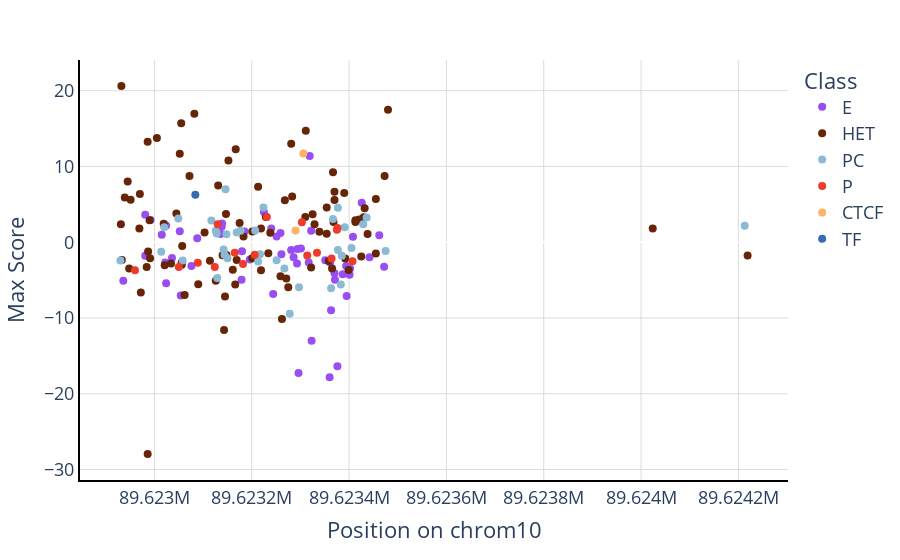

Notebook code cell kept with this figure:
### Code cell
fig = px.scatter(max_scores, x="Position on chrom10", y="Max Score", color="Class", 
                 color_discrete_sequence = max_scores["Color"].unique(), hover_data=max_scores.columns)
viz.white_bg(fig)
fig.update_traces(marker={'size': 8})
fig.update_layout(font=dict(size=18))
fig.write_html("max_v_pos.html")
fig.show()

### Figure 1 — Plotly figure (JSON) as saved in the notebook; plotly's stock layout.template omitted (floating-point values rounded to 4 significant figures; data arrays with more than 128 entries replaced by an {"elided": "..."} marker saying what was removed)
{"data": [{"customdata": {"elided": "53x14 mixed values"}, "hovertemplate": "Class=%{customdata[7]}<br>Position on chrom10=%{customdata[13]}<br>Max Score=%{customdata[4]}<br>Alteration=%{customdata[0]}<br>Breast Cancer Case Alleles=%{customdata[1]}<br>Control Alleles=%{customdata[2]}<br>Classification=%{customdata[3]}<br>Sequence Name=%{customdata[5]}<br>Sequence Index=%{customdata[6]}<br>Color=%{customdata[8]}<br>Function=%{customdata[9]}<br>Disease Impact Score=%{customdata[10]}<br>Odds Ratio=%{customdata[11]}<br>Case/Control=%{customdata[12]}<extra></extra>", "legendgroup": "E", "marker": {"color": "#984ef3", "size": 8, "symbol": "circle"}, "mode": "markers", "name": "E", "orientation": "v", "showlegend": true, "type": "scatter", "x": [89623251, 89623296, 89623462, 89623076, 89623442, 89623319, 89623036, 89623052, 89622981, 89623363, 89623408, 89623395, 89623261, 89623401, 89623185, 89623387, 89623196, 89623139, 89623240, 89623136, 89623225, 89623088, 89623024, 89623351, 89622992, 89623024, 89623259, 89623015, 89623323, 89623294, 89623281, 89623402, 89623426, 89623180, 89623022, 89623376, 89623293, 89623286, 89623361, 89623360, 89623371, 89622981, 89623472, 89623179, 89623301, 89623054, 89623317, 89622936, 89623138, 89623370, 89623244, 89623322, 89623394], "xaxis": "x", "y": [0.7516, -17.25, 0.9171, -3.131, -1.985, 11.38, -2.086, 1.444, 3.612, -8.972, 0.7239, -7.106, -1.59, -4.291, 1.413, -4.238, -2.285, 2.464, 1.813, 1.083, 3.999, 0.5193, -5.414, -2.39, 2.935, 2.192, 1.227, 0.9734, -13.0, -0.9103, -1.025, -3.483, 5.215, -1.202, -2.684, -16.36, -2.815, -1.98, -2.691, -17.83, -4.957, -1.789, -3.235, -4.941, -0.8419, -7.03, -2.668, -5.093, 2.037, -4.101, -6.826, 1.515, -3.146], "yaxis": "y"}, {"customdata": {"elided": "91x14 mixed values"}, "hovertemplate": "Class=%{customdata[7]}<br>Position on chrom10=%{customdata[13]}<br>Max Score=%{customdata[4]}<br>Alteration=%{customdata[0]}<br>Breast Cancer Case Alleles=%{customdata[1]}<br>Control Alleles=%{customdata[2]}<br>Classification=%{customdata[3]}<br>Sequence Name=%{customdata[5]}<br>Sequence Index=%{customdata[6]}<br>Color=%{customdata[8]}<br>Function=%{customdata[9]}<br>Disease Impact Score=%{customdata[10]}<br>Odds Ratio=%{customdata[11]}<br>Case/Control=%{customdata[12]}<extra></extra>", "legendgroup": "HET", "marker": {"color": "#662506", "size": 8, "symbol": "circle"}, "mode": "markers", "name": "HET", "orientation": "v", "showlegend": true, "type": "scatter", "x": [89623392, 89623354, 89623143, 89623268, 89622986, 89623167, 89623234, 89623140, 89623114, 89623455, 89622972, 89623152, 89623201, 89623019, 89623430, 89623169, 89623213, 89623413, 89622951, 89623183, 89623175, 89623367, 89623131, 89623238, 89623370, 89623219, 89622990, 89623082, 89623368, 89622945, 89623425, 89622969, 89623229, 89622933, 89623455, 89622939, 89623034, 89623281, 89623161, 89623421, 89622991, 89623045, 89622987, 89623275, 89623473, 89623201, 89623390, 89623325, 89623072, 89623322, 89623354, 89623283, 89622986, 89622948, 89623103, 89622931, 89623339, 89623062, 89623219, 89623148, 89623329, 89623262, 89622932, 89623145, 89623271, 89624219, 89623005, 89623090, 89623021, 89623358, 89622970, 89623370, 89623147, 89623057, 89623480, 89623413, 89623432, 89623056, 89623310, 89623365, 89623126, 89623399, 89623052, 89623055, 89623056, 89623166, 89623438, 89623259, 89622984, 89623311, 89624024], "xaxis": "x", "y": [-2.159, 1.105, -11.58, 5.547, 13.27, 12.28, -1.459, -1.733, -2.439, -1.492, -6.65, 10.77, -2.116, 2.434, 3.291, -2.363, 7.309, 2.681, 5.613, 0.7614, 2.526, 9.234, 7.497, 1.239, 6.673, -3.71, 2.901, 16.96, 2.67, 8.003, -1.883, 1.808, 3.342, -2.344, 5.717, 5.904, -2.808, 13.01, -3.62, 3.005, -2.129, 3.8, -1.242, -5.94, 8.727, 1.419, 6.505, 3.696, 8.74, -3.33, 4.568, 6.03, -27.95, -3.459, 1.288, 2.37, 1.388, -6.966, 1.822, -1.685, 2.387, -10.13, 20.62, -7.149, -4.804, -1.765, 13.74, -5.538, -3.027, -2.469, 6.374, 5.575, 3.734, -0.4993, 17.49, 2.886, 4.49, -2.694, 3.328, -3.479, -5.074, -3.657, 11.67, 15.69, -2.982, -5.58, 1.081, -4.496, -3.273, 14.72, 1.821], "yaxis": "y"}, {"customdata": {"elided": "36x14 mixed values"}, "hovertemplate": "Class=%{customdata[7]}<br>Position on chrom10=%{customdata[13]}<br>Max Score=%{customdata[4]}<br>Alteration=%{customdata[0]}<br>Breast Cancer Case Alleles=%{customdata[1]}<br>Control Alleles=%{customdata[2]}<br>Classification=%{customdata[3]}<br>Sequence Name=%{customdata[5]}<br>Sequence Index=%{customdata[6]}<br>Color=%{customdata[8]}<br>Function=%{customdata[9]}<br>Disease Impact Score=%{customdata[10]}<br>Odds Ratio=%{customdata[11]}<br>Case/Control=%{customdata[12]}<extra></extra>", "legendgroup": "PC", "marker": {"color": "#8abad4", "size": 8, "symbol": "circle"}, "mode": "markers", "name": "PC", "orientation": "v", "showlegend": true, "type": "scatter", "x": [89623014, 89624213, 89623213, 89623148, 89623251, 89622930, 89623377, 89623217, 89623436, 89623475, 89623363, 89623146, 89623129, 89623367, 89623429, 89623144, 89623126, 89623224, 89623020, 89623383, 89623049, 89623391, 89623117, 89623169, 89623177, 89623297, 89623405, 89623267, 89623058, 89623278, 89623207, 89623150, 89623142, 89623385, 89623128, 89623377], "xaxis": "x", "y": [-1.264, 2.18, -2.552, 1.054, -2.372, -2.418, 4.537, -1.597, 3.256, -1.158, -6.09, 6.979, -4.72, 3.054, 2.356, -1.647, 1.504, 4.578, 1.961, -5.582, 3.131, 1.975, 2.862, 1.288, 1.496, -5.939, -0.7633, -3.465, -2.424, -9.445, 1.536, -2.11, -0.9479, -1.784, 1.139, -1.023], "yaxis": "y"}, {"customdata": {"elided": "16x14 mixed values"}, "hovertemplate": "Class=%{customdata[7]}<br>Position on chrom10=%{customdata[13]}<br>Max Score=%{customdata[4]}<br>Alteration=%{customdata[0]}<br>Breast Cancer Case Alleles=%{customdata[1]}<br>Control Alleles=%{customdata[2]}<br>Classification=%{customdata[3]}<br>Sequence Name=%{customdata[5]}<br>Sequence Index=%{customdata[6]}<br>Color=%{customdata[8]}<br>Function=%{customdata[9]}<br>Disease Impact Score=%{customdata[10]}<br>Odds Ratio=%{customdata[11]}<br>Case/Control=%{customdata[12]}<extra></extra>", "legendgroup": "P", "marker": {"color": "#ef3b2c", "size": 8, "symbol": "circle"}, "mode": "markers", "name": "P", "orientation": "v", "showlegend": true, "type": "scatter", "x": [89623364, 89623089, 89623334, 89623182, 89623303, 89622960, 89623407, 89623231, 89623206, 89623130, 89623314, 89623375, 89623050, 89623124, 89623376, 89623165], "xaxis": "x", "y": [-2.14, -2.705, -1.4, -2.864, 2.649, -3.695, -2.521, 3.335, -1.666, 2.356, -1.76, 1.628, -3.258, -3.267, 1.865, -1.384], "yaxis": "y"}, {"customdata": [["c.-921G>A", 3, 1, "VUS", 11.7, "CTCF CTCF-Cohesin", 27, "CTCF", "#fdb462", "Active", -0.2451, 0.1946, "Control", 89623306], ["c.-937G>A", 1, 0, "VUS", 1.543, "CTCF CTCF-Cohesin", 27, "CTCF", "#fdb462", "Active", 1.52, 0.04985, "Control", 89623290]], "hovertemplate": "Class=%{customdata[7]}<br>Position on chrom10=%{customdata[13]}<br>Max Score=%{customdata[4]}<br>Alteration=%{customdata[0]}<br>Breast Cancer Case Alleles=%{customdata[1]}<br>Control Alleles=%{customdata[2]}<br>Classification=%{customdata[3]}<br>Sequence Name=%{customdata[5]}<br>Sequence Index=%{customdata[6]}<br>Color=%{customdata[8]}<br>Function=%{customdata[9]}<br>Disease Impact Score=%{customdata[10]}<br>Odds Ratio=%{customdata[11]}<br>Case/Control=%{customdata[12]}<extra></extra>", "legendgroup": "CTCF", "marker": {"color": "#fdb462", "size": 8, "symbol": "circle"}, "mode": "markers", "name": "CTCF", "orientation": "v", "showlegend": true, "type": "scatter", "x": [89623306, 89623290], "xaxis": "x", "y": [11.7, 1.543], "yaxis": "y"}, {"customdata": [["c.-1143C>A", 0, 0, "VUS", 6.261, "TF4 OTX2", 31, "TF", "#386cb0", "Active", -0.2729, 0.5483, "Equal", 89623084]], "hovertemplate": "Class=%{customdata[7]}<br>Position on chrom10=%{customdata[13]}<br>Max Score=%{customdata[4]}<br>Alteration=%{customdata[0]}<br>Breast Cancer Case Alleles=%{customdata[1]}<br>Control Alleles=%{customdata[2]}<br>Classification=%{customdata[3]}<br>Sequence Name=%{customdata[5]}<br>Sequence Index=%{customdata[6]}<br>Color=%{customdata[8]}<br>Function=%{customdata[9]}<br>Disease Impact Score=%{customdata[10]}<br>Odds Ratio=%{customdata[11]}<br>Case/Control=%{customdata[12]}<extra></extra>", "legendgroup": "TF", "marker": {"color": "#386cb0", "size": 8, "symbol": "circle"}, "mode": "markers", "name": "TF", "orientation": "v", "showlegend": true, "type": "scatter", "x": [89623084], "xaxis": "x", "y": [6.261], "yaxis": "y"}], "layout": {"font": {"size": 18}, "legend": {"title": {"text": "Class"}, "tracegroupgap": 0}, "margin": {"t": 60}, "paper_bgcolor": "rgba(0, 0, 0, 0)", "plot_bgcolor": "rgba(0, 0, 0, 0)", "xaxis": {"anchor": "y", "domain": [0, 1], "gridcolor": "#DCDCDC", "linecolor": "black", "linewidth": 2, "showline": true, "title": {"text": "Position on chrom10"}}, "yaxis": {"anchor": "x", "domain": [0, 1], "gridcolor": "#DCDCDC", "linecolor": "black", "linewidth": 2, "showline": true, "title": {"text": "Max Score"}}}}
